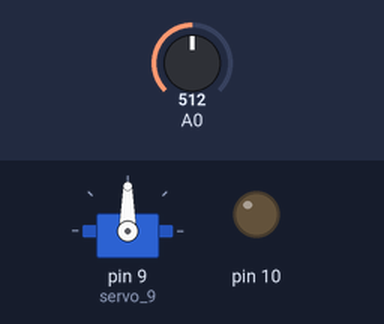
The sketch below on a simulated Arduino Uno, built with avr-gcc and run on an emulated ATmega328P. On the bench: servo, output pins drawn as LEDs (lit = HIGH). Inputs (shaded band) come from the test bench; at power-on: A0 = 512.

Above: at 1.2 s.
1.3 s: A0 set to 716
At 2.1 s:
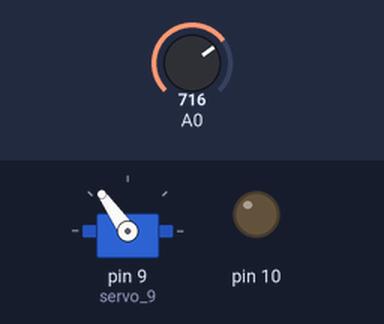
2.8 s: A0 set to 900
At 3.4 s:
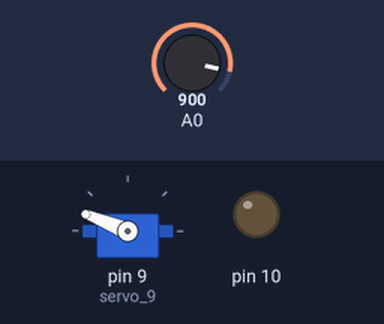
4.3 s: A0 set to 983
At 4.7 s:
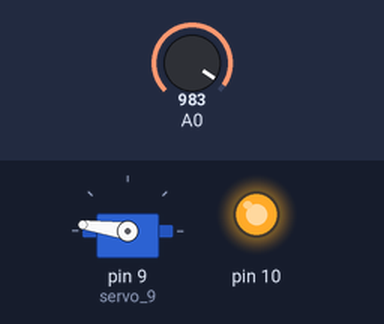
5.8 s: A0 set to 963
At 7.0 s:
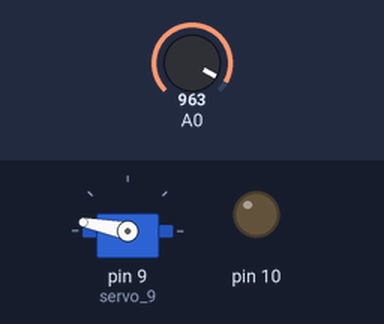
7.3 s: A0 set to 1023
At 8.4 s:
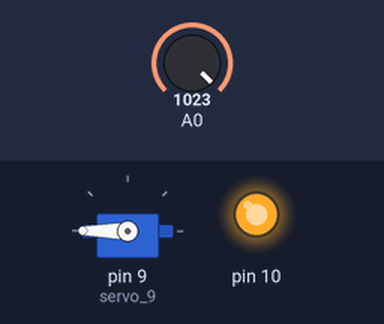
Timing chart, 0 to 9.8 s (numbered marks = the images above; inputs shaded):
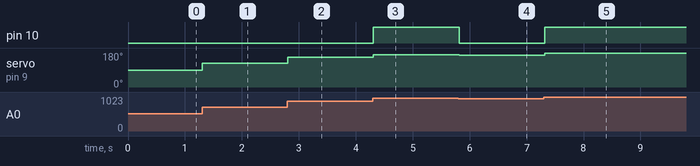

Measured:
- after the input at 1.3 s, servo on pin 9 (servo_9): 90° → 125° at once
- after the input at 2.8 s, servo on pin 9 (servo_9): 125° → 158° at once
- after the input at 4.3 s, pin 10: LOW → HIGH at once; servo on pin 9 (servo_9): 158° → 172° at once
- after the input at 5.8 s, pin 10: HIGH → LOW at once; servo on pin 9 (servo_9): 172° → 169° at once
- after the input at 7.3 s, pin 10: LOW → HIGH at once; servo on pin 9 (servo_9): 169° → 180° at once

The sketch:

6c.ino
```cpp
#include <Servo.h>

int pos = 0;
int p;

Servo servo_9;

void setup()
{
  servo_9.attach(9);
  pinMode(A0, INPUT);
  pinMode(10, OUTPUT);
}

void loop()
{
  p = analogRead(A0);
  pos = map(p, 0, 1023, 0, 180);
  servo_9.write(pos);
  if (p > 973 or p < 50) {
    digitalWrite(10, HIGH);
  } else {
    digitalWrite(10, LOW);
  }
  delay(100);
}
```
